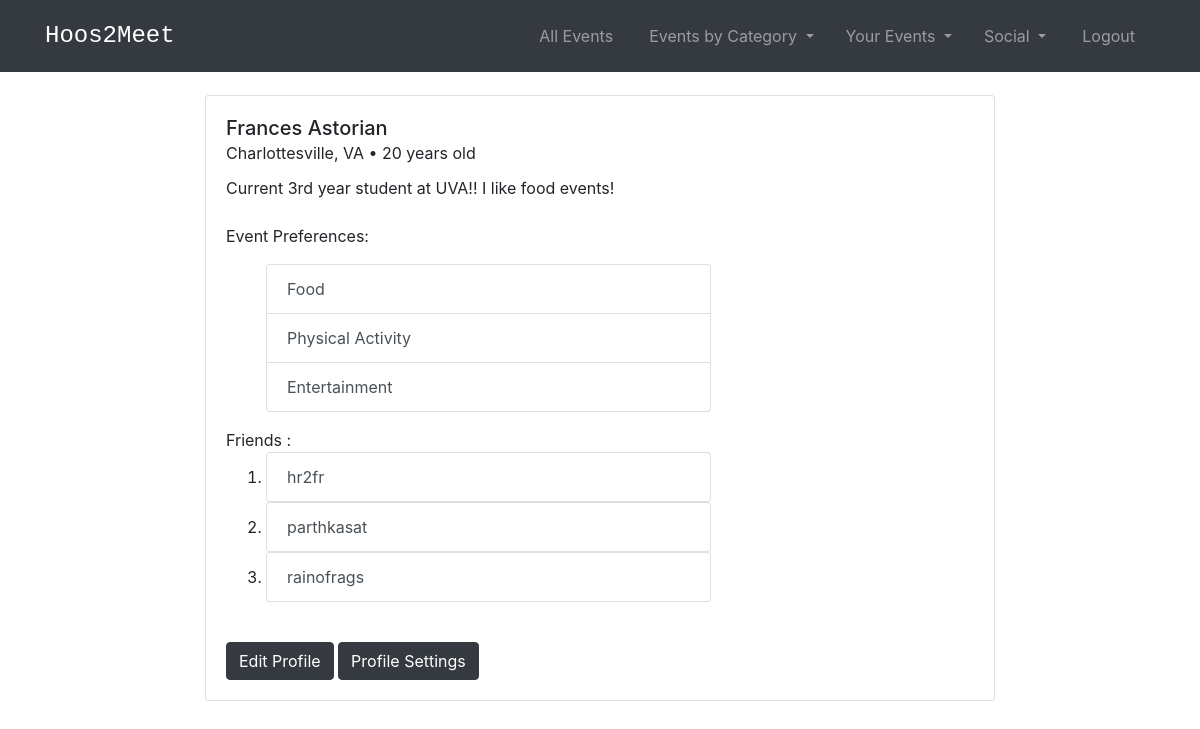
The page /social/1/profile/ (signed in) on the database its author committed.
### events/models.py (models this page shows, shortened)
class Profile(models.Model):
    user=models.OneToOneField(User, null=True, on_delete=models.CASCADE)
    bio = models.TextField()
    categories = models.ManyToManyField(Category, blank=True)
    friends = models.ManyToManyField(User, related_name='friends', blank = True)
    current_user = models.ForeignKey(User, related_name='owner', null=True, on_delete=models.CASCADE)
    location = models.CharField("Location", null=True,max_length=100)
    updated=models.DateTimeField(auto_now=True)
    created=models.DateTimeField(auto_now_add=True)
    age = models.IntegerField(null=True)
    def get_categories(self):
        return self.categories.all()
    def get_categories_no(self):
        return self.categories.all().count()
    def get_friends(self):
        return self.friends.all()
    def get_friends_no(self):
        return self.friends.all().count()
    def __str__(self):
        return str(self.user)

class Category(models.Model):
    name = models.CharField(max_length=255)
    def __str__(self):
        return self.name

### social_app/views.py (the view)
# urls.py: path('<int:pk>/profile/', views.ProfileView.as_view(), name='profile_page'),
class ProfileView(generic.DetailView):
    model=Profile
    template_name='social_app/user_profile.html'
    def get_context_data(self, *args, **kwargs):
        cat_menu = Category.objects.all()
        login_user_id = self.request.user.pk
        login_user_profile_id = self.request.user.profile.id
        users = Profile.objects.exclude(id=self.kwargs['pk'])
        context = super(ProfileView, self).get_context_data(*args, **kwargs)
        page_user = get_object_or_404(Profile, id=self.kwargs['pk'])
        rsvp_event_list = Event.objects.filter(rsvps=login_user_id)
        context["page_user"]=page_user
        context['users']=users
        context['friends']=Profile.get_friends(page_user)
        context["cat_menu"]=cat_menu
        context["rsvp_event_list"] = rsvp_event_list
        return context

### social_app/templates/social_app/user_profile.html (shortened to what this page needs)
<!DOCTYPE html>
<head>
  {% extends 'base.html' %}
  {% load static %}
  {% load socialaccount %}
{% block content %}
{% if user.is_authenticated %}
<div class="card mb-3" style="max-width: 1000px;">
    <div class="row no-gutters">
      <div class="col-md-8 justify-content-center">
        <div class="card-body">
          <h5 class="card-title">{{profile.user.first_name}} {{profile.user.last_name}}<br> <small> {% if profile.user.profile.location != None %}{{profile.user.profile.location}} {% endif %}{% if profile.user.profile.age != None %} • {{profile.user.profile.age}} years old {% endif %}</small></h5>
          <p class="card-text">{{profile.user.profile.bio}} <br> <br>
           {% if profile.get_categories_no != 0 %}
            Event Preferences:
            <ol>
              {%for category in profile.get_categories%}
                <a class = 'list-group-item list-group-item-action'href="{%url 'events:category' category %}"> {{category}}</a>
              {%endfor%}
            </ol>
            {% endif %}
            {% if user.id == profile.user.id %}
            {% if profile.get_friends_no != 0 %}
              Friends :
              <ol>
              {%for friend in profile.get_friends %}
                <li>
                    <a class = 'list-group-item list-group-item-action' href="{%url 'social_app:profile_page' friend.profile.id%}"> {{friend}}</a>
                </li>
              {% endfor %}
            {% endif %}
              </ol>
            </p>
            {% endif %}
            {% if user.id == profile.user.id %}
                 <br> <a href="{%url 'social_app:edit_prefs' %}" class="btn btn-dark">Edit Profile</a>
                 <a href="{%url 'social_app:edit_profile'  %}" class="btn btn-dark">Profile Settings</a>
            {% endif %}
        </div>
      </div>
    </div>
  </div>
{% endif %}
{% endblock %}

### templates/base.html (style rules this page uses)
body { padding-top: 70px; }

### rows shown on the page
Profile: user.first_name "Frances", user.last_name "Astorian", user.profile.location "Charlottesville, VA", user.profile.age "20", user.profile.bio "Current 3rd year student at UVA!! I like food events!"
Category: name "Food"
Category: name "Physical Activity"
Category: name "Entertainment"

### other values the page prints
{{ friend }} "hr2fr"
{{ friend }} "parthkasat"
{{ friend }} "rainofrags"
